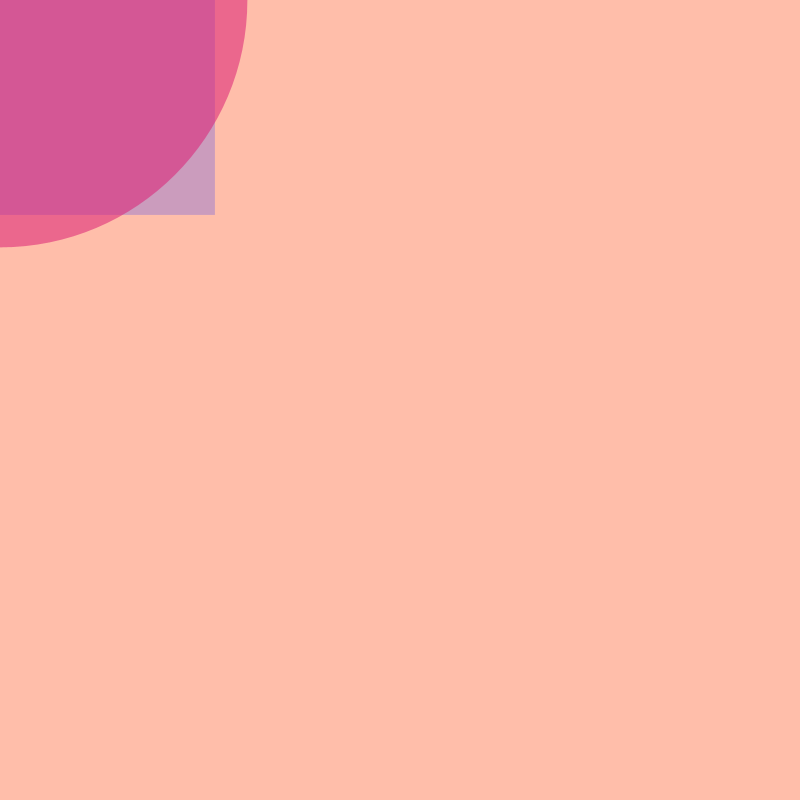
Frame 1 (no input)
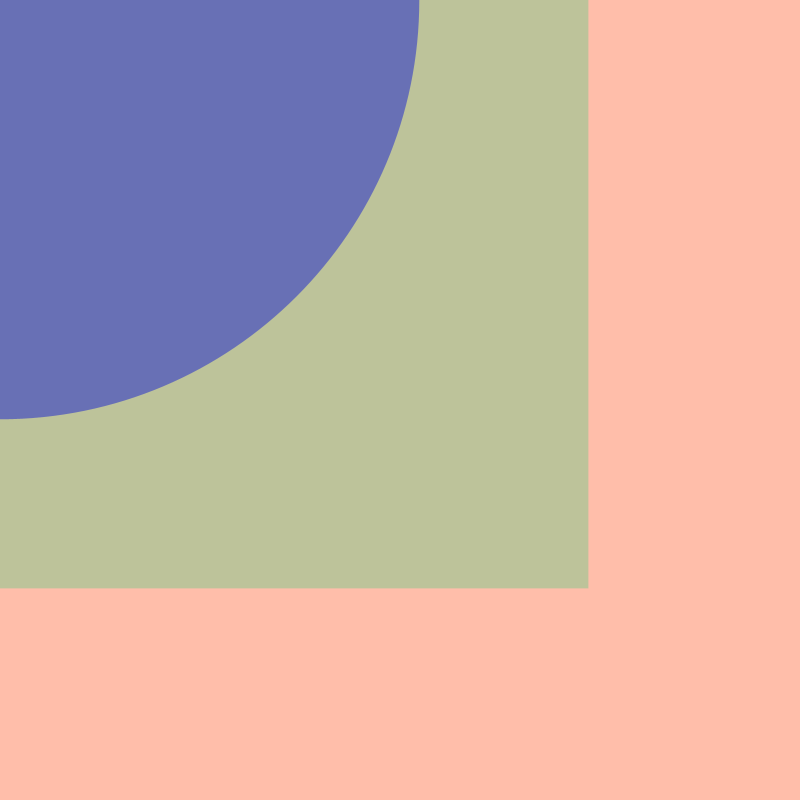
Frame 60 (the mouse pressed at the canvas centre just before this capture)
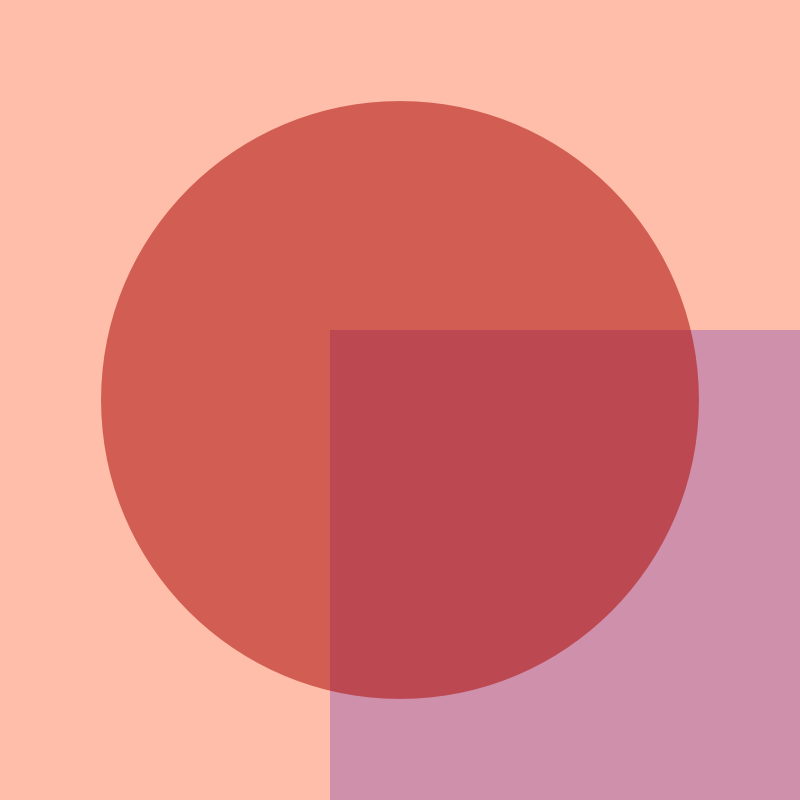
Frame 120 (the mouse held since frame 60 and released just before this capture)

The Processing sketch that drew these frames (run headless with seeded random() and noise(); from frame 60 on, the mouse is pressed at the canvas centre):

// Processing sketch: processing_13949
// ── processing_13949.pde

//Hyo Sun Lee
//One Art
               
 void setup() {
  size(800,800);
  noStroke();
  background(255,190,170);
}
 
void draw() {
  background(255,190,170);
 
  noStroke();
  fill(random(100),random(255),random(255),70);
  float diag = random(1200);
  rect(mouseX-70, mouseY-70, diag, diag);
   
  noStroke();
  fill(random(255),random(100),random(255),140);
  float diam = random(900);
  ellipse(mouseX, mouseY,diam,diam);
}
